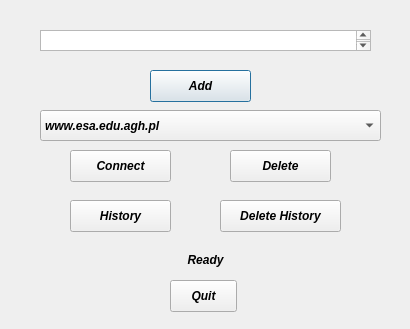
<?xml version="1.0" encoding="UTF-8"?>
<ui version="4.0">
 <class>Dialog</class>
 <widget class="QDialog" name="Dialog">
  <property name="enabled">
   <bool>true</bool>
  </property>
  <property name="geometry">
   <rect>
    <x>0</x>
    <y>0</y>
    <width>410</width>
    <height>329</height>
   </rect>
  </property>
  <property name="font">
   <font>
    <weight>75</weight>
    <italic>true</italic>
    <bold>true</bold>
   </font>
  </property>
  <property name="mouseTracking">
   <bool>false</bool>
  </property>
  <property name="windowTitle">
   <string>WEB CONNECTIVITY CHECKER TOOL</string>
  </property>
  <property name="toolTipDuration">
   <number>-1</number>
  </property>
  <property name="statusTip">
   <string>Ready</string>
  </property>
  <property name="whatsThis">
   <string/>
  </property>
  <property name="styleSheet">
   <string notr="true">alternate-background-color: rgb(39, 39, 40);</string>
  </property>
  <widget class="QPushButton" name="Add">
   <property name="geometry">
    <rect>
     <x>150</x>
     <y>70</y>
     <width>101</width>
     <height>32</height>
    </rect>
   </property>
   <property name="statusTip">
    <string>Add URL to the list</string>
   </property>
   <property name="text">
    <string>Add</string>
   </property>
  </widget>
  <widget class="QLabel" name="Status">
   <property name="geometry">
    <rect>
     <x>20</x>
     <y>250</y>
     <width>371</width>
     <height>21</height>
    </rect>
   </property>
   <property name="maximumSize">
    <size>
     <width>10000</width>
     <height>25</height>
    </size>
   </property>
   <property name="text">
    <string>Ready</string>
   </property>
   <property name="alignment">
    <set>Qt::AlignCenter</set>
   </property>
   <property name="wordWrap">
    <bool>false</bool>
   </property>
   <property name="textInteractionFlags">
    <set>Qt::TextBrowserInteraction</set>
   </property>
  </widget>
  <widget class="QPushButton" name="Quit">
   <property name="geometry">
    <rect>
     <x>170</x>
     <y>280</y>
     <width>67</width>
     <height>32</height>
    </rect>
   </property>
   <property name="text">
    <string>Quit</string>
   </property>
  </widget>
  <widget class="QComboBox" name="List">
   <property name="geometry">
    <rect>
     <x>40</x>
     <y>110</y>
     <width>341</width>
     <height>31</height>
    </rect>
   </property>
   <property name="editable">
    <bool>false</bool>
   </property>
   <property name="currentText">
    <string>www.esa.edu.agh.pl</string>
   </property>
   <item>
    <property name="text">
     <string>www.esa.edu.agh.pl</string>
    </property>
   </item>
   <item>
    <property name="text">
     <string>www.google.com</string>
    </property>
   </item>
   <item>
    <property name="text">
     <string>www.facebook.com</string>
    </property>
   </item>
  </widget>
  <widget class="QPushButton" name="Delete">
   <property name="geometry">
    <rect>
     <x>230</x>
     <y>150</y>
     <width>101</width>
     <height>32</height>
    </rect>
   </property>
   <property name="text">
    <string>Delete</string>
   </property>
  </widget>
  <widget class="QPushButton" name="Connect2">
   <property name="geometry">
    <rect>
     <x>70</x>
     <y>150</y>
     <width>101</width>
     <height>32</height>
    </rect>
   </property>
   <property name="text">
    <string>Connect</string>
   </property>
  </widget>
  <widget class="QPlainTextEdit" name="textwebsite">
   <property name="geometry">
    <rect>
     <x>40</x>
     <y>30</y>
     <width>331</width>
     <height>21</height>
    </rect>
   </property>
  </widget>
  <widget class="QPushButton" name="History">
   <property name="geometry">
    <rect>
     <x>70</x>
     <y>200</y>
     <width>101</width>
     <height>32</height>
    </rect>
   </property>
   <property name="text">
    <string>History</string>
   </property>
  </widget>
  <widget class="QPushButton" name="DeleteHistory">
   <property name="geometry">
    <rect>
     <x>220</x>
     <y>200</y>
     <width>121</width>
     <height>32</height>
    </rect>
   </property>
   <property name="text">
    <string>Delete History</string>
   </property>
  </widget>
 </widget>
 <resources/>
 <connections>
  <connection>
   <sender>Quit</sender>
   <signal>clicked()</signal>
   <receiver>Dialog</receiver>
   <slot>close()</slot>
   <hints>
    <hint type="sourcelabel">
     <x>236</x>
     <y>311</y>
    </hint>
    <hint type="destinationlabel">
     <x>199</x>
     <y>149</y>
    </hint>
   </hints>
  </connection>
  <connection>
   <sender>Delete</sender>
   <signal>clicked()</signal>
   <receiver>List</receiver>
   <slot>clearEditText()</slot>
   <hints>
    <hint type="sourcelabel">
     <x>280</x>
     <y>165</y>
    </hint>
    <hint type="destinationlabel">
     <x>180</x>
     <y>125</y>
    </hint>
   </hints>
  </connection>
  <connection>
   <sender>Add</sender>
   <signal>clicked()</signal>
   <receiver>textwebsite</receiver>
   <slot>selectAll()</slot>
   <hints>
    <hint type="sourcelabel">
     <x>250</x>
     <y>85</y>
    </hint>
    <hint type="destinationlabel">
     <x>205</x>
     <y>40</y>
    </hint>
   </hints>
  </connection>
 </connections>
</ui>
